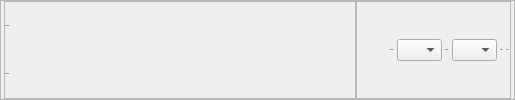
          <widget class="QFrame" name="mainInfoFrame">
           <property name="styleSheet">
            <string notr="true">#mainInfoFrame {background-color: rgb(165, 165, 165); color: white; border-top-left-radius: 6px; border-top-right-radius: 6px;
border-bottom: 3px solid rgb(136, 136, 136)}</string>
           </property>
           <property name="frameShape">
            <enum>QFrame::StyledPanel</enum>
           </property>
           <property name="frameShadow">
            <enum>QFrame::Raised</enum>
           </property>
           <layout class="QHBoxLayout" name="horizontalLayout_2" stretch="0,1">
            <property name="spacing">
             <number>0</number>
            </property>
            <property name="leftMargin">
             <number>3</number>
            </property>
            <property name="topMargin">
             <number>0</number>
            </property>
            <property name="rightMargin">
             <number>3</number>
            </property>
            <property name="bottomMargin">
             <number>0</number>
            </property>
            <item>
             <widget class="QFrame" name="docNameFrame">
              <property name="frameShape">
               <enum>QFrame::StyledPanel</enum>
              </property>
              <property name="frameShadow">
               <enum>QFrame::Raised</enum>
              </property>
              <layout class="QVBoxLayout" name="verticalLayout_4">
               <property name="spacing">
                <number>0</number>
               </property>
               <property name="leftMargin">
                <number>0</number>
               </property>
               <property name="topMargin">
                <number>0</number>
               </property>
               <property name="rightMargin">
                <number>0</number>
               </property>
               <property name="bottomMargin">
                <number>0</number>
               </property>
               <item>
                <widget class="QLabel" name="docNameLabel">
                 <property name="minimumSize">
                  <size>
                   <width>350</width>
                   <height>0</height>
                  </size>
                 </property>
                 <property name="maximumSize">
                  <size>
                   <width>350</width>
                   <height>16777215</height>
                  </size>
                 </property>
                 <property name="font">
                  <font>
                   <family>Arial</family>
                   <pointsize>-1</pointsize>
                   <bold>false</bold>
                  </font>
                 </property>
                 <property name="text">
                  <string>DocName</string>
                 </property>
                </widget>
               </item>
               <item>
                <widget class="QLabel" name="docCypherLabel">
                 <property name="minimumSize">
                  <size>
                   <width>350</width>
                   <height>0</height>
                  </size>
                 </property>
                 <property name="maximumSize">
                  <size>
                   <width>350</width>
                   <height>16777215</height>
                  </size>
                 </property>
                 <property name="font">
                  <font>
                   <family>Arial</family>
                   <pointsize>-1</pointsize>
                   <bold>false</bold>
                  </font>
                 </property>
                 <property name="text">
                  <string>TextLabel</string>
                 </property>
                </widget>
               </item>
              </layout>
             </widget>
            </item>
            <item>
             <widget class="QFrame" name="docInfoFrame">
              <property name="frameShape">
               <enum>QFrame::StyledPanel</enum>
              </property>
              <property name="frameShadow">
               <enum>QFrame::Raised</enum>
              </property>
              <layout class="QHBoxLayout" name="horizontalLayout">
               <property name="spacing">
                <number>3</number>
               </property>
               <property name="leftMargin">
                <number>0</number>
               </property>
               <property name="topMargin">
                <number>0</number>
               </property>
               <property name="rightMargin">
                <number>0</number>
               </property>
               <property name="bottomMargin">
                <number>0</number>
               </property>
               <item>
                <widget class="QPushButton" name="renewMainFileBtn">
                 <property name="minimumSize">
                  <size>
                   <width>0</width>
                   <height>30</height>
                  </size>
                 </property>
                 <property name="maximumSize">
                  <size>
                   <width>30</width>
                   <height>16777215</height>
                  </size>
                 </property>
                 <property name="styleSheet">
                  <string notr="true">#renewMainFileBtn{background-color: transparent; color: black; border-radius: 5px}
#renewMainFileBtn:pressed {background-color: rgb(120, 120, 120);}</string>
                 </property>
                 <property name="text">
                  <string/>
                 </property>
                 <property name="icon">
                  <iconset resource="resources_rc.qrc">
                   <normaloff>:/icon/icons/refresh-cw.svg</normaloff>:/icon/icons/refresh-cw.svg</iconset>
                 </property>
                </widget>
               </item>
               <item>
                <widget class="QLabel" name="docRevision">
                 <property name="maximumSize">
                  <size>
                   <width>55</width>
                   <height>16777215</height>
                  </size>
                 </property>
                 <property name="font">
                  <font>
                   <family>Arial</family>
                   <pointsize>-1</pointsize>
                   <bold>false</bold>
                  </font>
                 </property>
                 <property name="text">
                  <string>Revision</string>
                 </property>
                </widget>
               </item>
               <item>
                <widget class="QComboBox" name="docRevisionComboBox">
                 <property name="minimumSize">
                  <size>
                   <width>45</width>
                   <height>0</height>
                  </size>
                 </property>
                 <property name="maximumSize">
                  <size>
                   <width>45</width>
                   <height>16777215</height>
                  </size>
                 </property>
                 <property name="styleSheet">
                  <string notr="true">#docRevisionComboBox::indicator{
    background-color:transparent;
    selection-background-color:transparent;
    color:transparent;
    selection-color:transparent;
	width: 0
}
</string>
                 </property>
                </widget>
               </item>
               <item>
                <widget class="QLabel" name="docVersion">
                 <property name="maximumSize">
                  <size>
                   <width>50</width>
                   <height>16777215</height>
                  </size>
                 </property>
                 <property name="font">
                  <font>
                   <family>Arial</family>
                   <pointsize>-1</pointsize>
                   <bold>false</bold>
                  </font>
                 </property>
                 <property name="text">
                  <string>Version</string>
                 </property>
                </widget>
               </item>
               <item>
                <widget class="QComboBox" name="docVersionComboBox">
                 <property name="minimumSize">
                  <size>
                   <width>45</width>
                   <height>0</height>
                  </size>
                 </property>
                 <property name="maximumSize">
                  <size>
                   <width>45</width>
                   <height>16777215</height>
                  </size>
                 </property>
                 <property name="styleSheet">
                  <string notr="true">#docVersionComboBox::indicator{
    background-color:transparent;
    selection-background-color:transparent;
    color:transparent;
    selection-color:transparent;
}</string>
                 </property>
                </widget>
               </item>
               <item>
                <widget class="QLabel" name="docStatusLabel">
                 <property name="font">
                  <font>
                   <family>Arial</family>
                   <pointsize>-1</pointsize>
                   <bold>false</bold>
                  </font>
                 </property>
                 <property name="text">
                  <string>Status</string>
                 </property>
                </widget>
               </item>
               <item>
                <widget class="QLabel" name="authorLabel">
                 <property name="font">
                  <font>
                   <family>Arial</family>
                   <pointsize>-1</pointsize>
                   <bold>false</bold>
                  </font>
                 </property>
                 <property name="text">
                  <string>Author</string>
                 </property>
                </widget>
               </item>
              </layout>
             </widget>
            </item>
           </layout>
          </widget>
